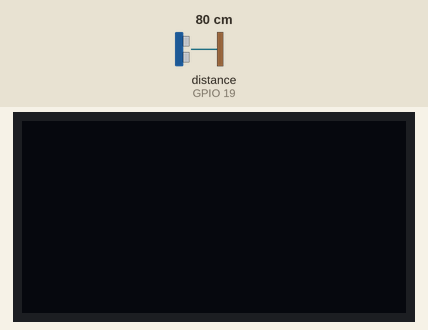
This sketch was run on a simulated ESP32. Parts: 128×64 one-colour display. Wiring (inferred from the names in the program): ultrasonic range finder: trigger GPIO 18; echo GPIO 19. The inputs (shaded band) are chosen by the test bench; at power-on: distance to the obstacle (sensor on GPIO 19) 80 cm. The echo pulse lasts 58.3 µs per cm; WiFi joins after 1.5 s; servers stay silent unless stated; the display library's start-up logo is not drawn; uploads are accepted with an empty reply; what the sketch prints to the serial monitor is not drawn.

Above: at 2.7 s.
2.8 s: distance to the obstacle (sensor on GPIO 19) set to 2 cm
At 4.3 s:
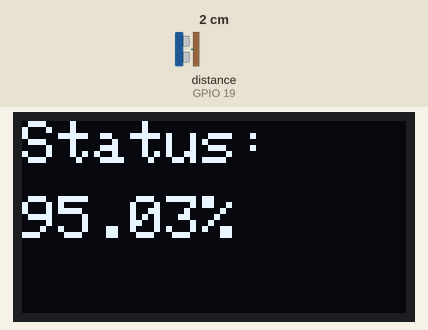
4.6 s: distance to the obstacle (sensor on GPIO 19) set to 4 cm
At 5.7 s:
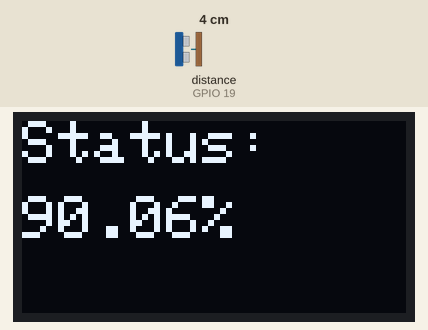
6.5 s: distance to the obstacle (sensor on GPIO 19) set to 9 cm
At 8.1 s:
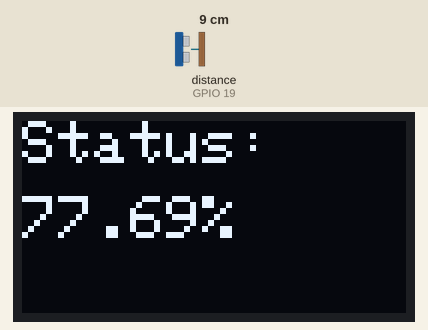
Timing chart, 0 to 9.6 s (numbered marks = the images above; inputs shaded):
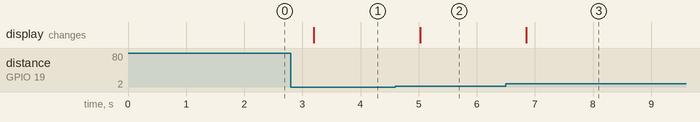

Measured:
- after the input at 2.8 s, the display: changes after 0.40 s (image 1)
- after the input at 4.6 s, the display: changes after 0.42 s (image 2)
- after the input at 6.5 s, the display: changes after 0.35 s (image 3)

The sketch:

detector.ino
```cpp
#include <Wire.h>
#include <Adafruit_GFX.h>
#include <Adafruit_SSD1306.h>
#include <WiFi.h>
#include <HTTPClient.h>
#include <ArduinoJson.h>
#include <string>

#define SCREEN_WIDTH 128 // OLED display width, in pixels
#define SCREEN_HEIGHT 64 // OLED display height, in pixels

// Declare SSD1306 display
Adafruit_SSD1306 display(SCREEN_WIDTH, SCREEN_HEIGHT, &Wire, -1);

// Ultrassonic sensor's pins
const int trigPin = 18;
const int echoPin = 19;

// Speed of sound in cm/uS
#define SOUND_SPEED 0.034

long duration = 0;
float distanceCm = 0;

#define FULL_HEIGHT 40.0 // Full height of the bin in cm

// Wi-Fi credentials
const char* WIFI_SSID = "";
const char* WIFI_PASSWORD = "";

const char* requestUrl = "";

HTTPClient http;

float status = 0.0; // Represents the percentage of how full the bin is
float previousStatus = 0.0; // Tracks the previous status

void setup() {
  Serial.begin(115200);

  pinMode(trigPin, OUTPUT); // Sets the trigPin as an Output
  pinMode(echoPin, INPUT); // Sets the echoPin as an Input

  // Try to allocate display at 0x3C
  if(!display.begin(SSD1306_SWITCHCAPVCC, 0x3C)) {
    Serial.println(F("SSD1306 allocation failed"));
    for(;;); // Don't proceed, loop forever
  }

  display.display();
  display.setTextSize(2);
  display.setTextColor(WHITE);

  display.clearDisplay();
  display.setTextSize(2);
  display.setTextColor(WHITE);


  // Connect to Wi-Fi
  Serial.print("Connecting to WiFi");
  display.clearDisplay();
  display.setCursor(0, 0);
  display.print("Connecting to WiFi");

  WiFi.begin(WIFI_SSID, WIFI_PASSWORD);

  while (WiFi.status() != WL_CONNECTED) {
    Serial.print(".");
    display.print(".");

    delay(100);
  }

  Serial.println(" Connected!");
  display.print(" Connected!");
}

void loop() {
  // https://randomnerdtutorials.com/esp32-hc-sr04-ultrasonic-arduino/

  // Clears the trigPin
  digitalWrite(trigPin, LOW);
  delayMicroseconds(2);

  // Sets the trigPin on HIGH state for 10 micro seconds
  digitalWrite(trigPin, HIGH);
  delayMicroseconds(10);
  digitalWrite(trigPin, LOW);

  // Reads the echoPin, returns the sound wave travel time in microseconds
  duration = pulseIn(echoPin, HIGH);

  // Calculate the distance
  distanceCm = duration * SOUND_SPEED / 2.0;

  Serial.print("Distance (cm): ");
  Serial.println(distanceCm);
  Serial.print("Status (%): ");
  Serial.println(status);

  // Calculate the current status as a percentage
  if (distanceCm <= FULL_HEIGHT) {
    status = 1 - distanceCm / FULL_HEIGHT;
  } else {
    status = 0.0;
  }

  // Check if the status has a variation of over 3%
  // This sort of threshold exists to prevent making API calls for no reason
  if (abs(status - previousStatus) > 0.03) {
    // Update the display
    display.clearDisplay();
    display.setCursor(0, 0);
    display.print("Status:");
    display.setCursor(0, 25);
    display.print(status * 100);
    display.print("%");
    display.display();

    previousStatus = status;

    StaticJsonDocument<200> binData;
    binData["id"] = 1;
    binData["status"] = std::to_string(status);

    String payload;
    serializeJson(binData, payload);

    http.begin(requestUrl);
    http.addHeader("Content-Type", "application/json");
    int httpCode = http.PATCH(payload);

    Serial.println(httpCode);
  }

  // Update every 10 seconds
  delay(800);
}
```
